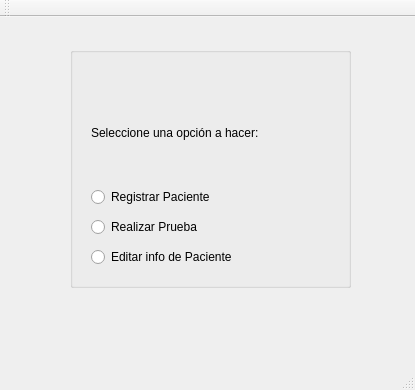
<?xml version="1.0" encoding="UTF-8"?>
<ui version="4.0">
 <class>opciones</class>
 <widget class="QMainWindow" name="opciones">
  <property name="geometry">
   <rect>
    <x>0</x>
    <y>0</y>
    <width>415</width>
    <height>390</height>
   </rect>
  </property>
  <property name="windowTitle">
   <string>opciones</string>
  </property>
  <widget class="QWidget" name="centralWidget">
   <widget class="QGroupBox" name="groupBox">
    <property name="geometry">
     <rect>
      <x>70</x>
      <y>30</y>
      <width>281</width>
      <height>241</height>
     </rect>
    </property>
    <property name="title">
     <string/>
    </property>
    <widget class="QWidget" name="layoutWidget">
     <property name="geometry">
      <rect>
       <x>10</x>
       <y>30</y>
       <width>261</width>
       <height>201</height>
      </rect>
     </property>
     <layout class="QGridLayout" name="gridLayout">
      <property name="spacing">
       <number>10</number>
      </property>
      <item row="5" column="0">
       <widget class="QRadioButton" name="Real_prueba">
        <property name="text">
         <string>Realizar Prueba</string>
        </property>
       </widget>
      </item>
      <item row="0" column="0">
       <widget class="QLabel" name="label">
        <property name="text">
         <string>Seleccione una opción a hacer:</string>
        </property>
       </widget>
      </item>
      <item row="6" column="0">
       <widget class="QRadioButton" name="Edit_usr">
        <property name="text">
         <string>Editar info de Paciente</string>
        </property>
       </widget>
      </item>
      <item row="4" column="0">
       <widget class="QRadioButton" name="Reg_paciente">
        <property name="text">
         <string>Registrar Paciente</string>
        </property>
       </widget>
      </item>
     </layout>
    </widget>
   </widget>
  </widget>
  <widget class="QMenuBar" name="menuBar">
   <property name="geometry">
    <rect>
     <x>0</x>
     <y>0</y>
     <width>415</width>
     <height>22</height>
    </rect>
   </property>
  </widget>
  <widget class="QToolBar" name="mainToolBar">
   <attribute name="toolBarArea">
    <enum>TopToolBarArea</enum>
   </attribute>
   <attribute name="toolBarBreak">
    <bool>false</bool>
   </attribute>
  </widget>
  <widget class="QStatusBar" name="statusBar"/>
 </widget>
 <layoutdefault spacing="6" margin="11"/>
 <resources/>
 <connections/>
</ui>
